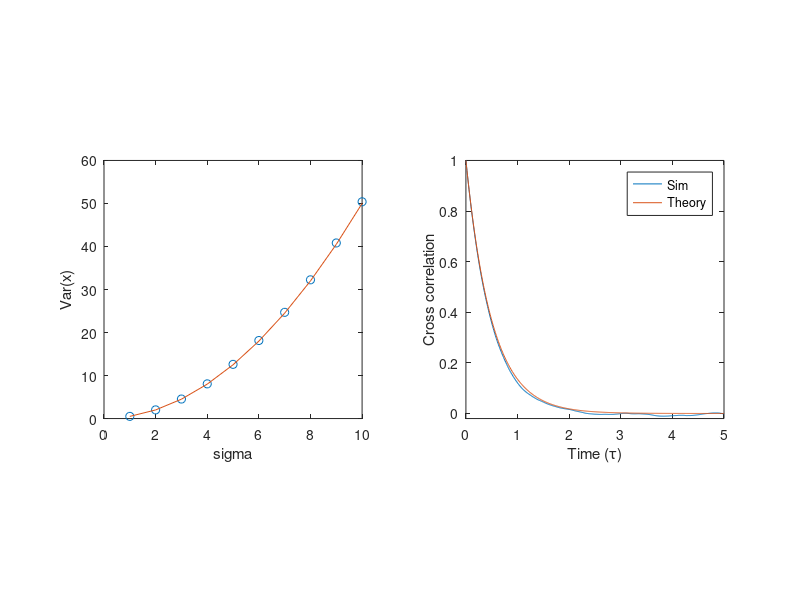

This figure's MATLAB source:
% Test the simulation of an OU process
% \tau dx = -alpha x dt + \sigma \sqrt(2\tau) dW

% Wen-Hao Zhang
% Apr. 3, 2020
% University of Pittsburgh

alpha = 2; 
% sigma = 1;
sigma = 1: 10;
sigma = sigma(:);

tau = 1;
% tau = 1:0.5:5;
% tau = tau(:);
dt = 0.01;

nSteps = 5e5;
% xArray = zeros(length(tau), nSteps);
xArray = zeros(length(sigma), nSteps);

for t = 1: nSteps
    xArray(:,t+1) = (1-alpha*dt./tau).*xArray(:,t) + sigma .* sqrt(2*dt./tau) * randn(1);
%     xArray(:,t+1) = (1-alpha*dt./tau).*xArray(:,t) + sigma * sqrt(2*dt./tau) .* randn(length(tau),1);
end

varX = var(xArray(:, 1e3+1:end), 0, 2);

%% 
figure
% plot(tau, varX); 
% hold on
% plot(tau([1,end]), sigma.^2/alpha*ones(1,2))

subplot(1,2,1)
plot(sigma, varX, 'o'); 
hold on
plot(sigma, sigma.^2/alpha)
xlabel('sigma')
ylabel('Var(x)')
axis square

% Auto correlation function.
subplot(1,2,2)
[CCFunc, lags] = xcorr(xArray(1,:), 5e2);
lags = lags((end+1)/2:end);
CCFunc = CCFunc((end+1)/2:end)./max(CCFunc);

CCFunc_Theory = exp(-abs(lags)*alpha*dt/tau);

plot(lags*dt, CCFunc)
hold on
plot(lags*dt, CCFunc_Theory)
axis square
xlabel('Time (\tau)')
ylabel('Cross correlation')
ylim([-2e-2, 1])
legend('Sim', 'Theory')


